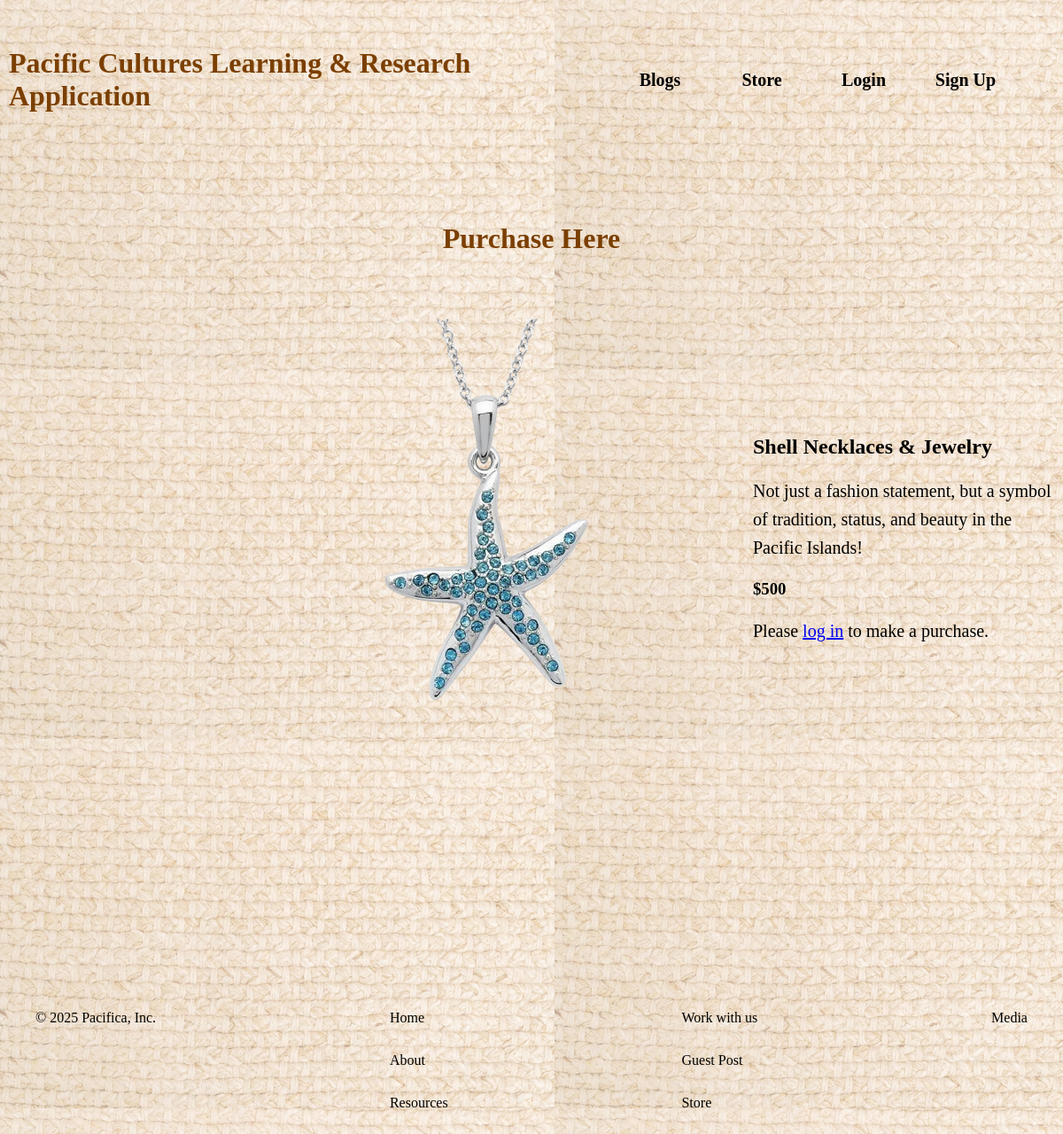
The app's page /products/purchase/2 with its own data.
### products/models.py (models this page shows, shortened)
class Purchase(models.Model):
    name = models.CharField(max_length=100)
    description = models.TextField(null=True, blank=True)
    description_one = models.TextField(null=True, blank=True)
    image = models.ImageField(upload_to='dine_images/', null=True, blank=True)

### products/views.py (the view)
# urls.py: path('purchase/<int:pk>', PurchaseView.as_view(), name='buy_products'),
class PurchaseView(DetailView):
    model = Purchase
    template_name = "buy_product.html"

### products/templates/buy_product.html (shortened to what this page needs)
{% extends 'base.html' %}
{% block content %}
{% load static %}
<div class="home-container">
    <h1>Purchase Here</h1>
</div>
<div class="purchase-container">
    {% if purchase.image %}
        <img src="{{ purchase.image.url }}" alt="{{ purchase.name }} Image" class="purchase-image" />
    {% else %}
        <p>No image available</p>
    {% endif %}
    <div class="purchase-details">
        <h2>{{ purchase.name }}</h2>
        <p>{{ purchase.description }}</p>
        <h3>{{ purchase.description_one }}</h3>
        {% if user.is_authenticated %}
        <form>
            <div class="card">
                <input
                    type="text"
                    id="name"
                    name="name"
                    placeholder="Card Number"
                    required
                />
            </div>
            <div class="card">
                <input
                    type="text"
                    id="name"
                    name="name"
                    placeholder="Cardholder Name"
                    required
                />
            </div>
            <div class="card">
                <input
                    type="text"
                    id="name"
                    name="name"
                    placeholder="Expiry Date"
                    required
                />
            </div>
            <div class="card">
                <input
                    type="text"
                    id="name"
                    name="name"
                    placeholder="CVV Number"
                    required
                />
            </div>
        </form>
        <div class="purchase-button">
            <button>Purchase</button>
        </div>
        {% else %}
        <p>Please <a href="{% url 'login' %}">log in</a> to make a purchase.</p>
        {% endif %}
    </div>
</div>
{% endblock %}

### static/css/base.css (style rules this page uses)
html, body { box-sizing: border-box; margin: 0; padding: 0; }
body { position: relative; }
body::before { content: ''; position: absolute; top: 0; left: 0; right: 0; bottom: 0; background-image: url('/static/straw.jpg'); background-attachment: fixed; opacity: 0.5; z-index: -1; }
.home-container { text-align: center; }
.home-container h1 { position: relative; color: #7B3F00; font-family: 'Dancing Script', cursive; text-decoration: none; padding: 50px; }
.purchase-container { display: flex; gap: 50px; align-items: center; }
.purchase-image { height: auto; border-radius: 10px; margin-left: 300px; }
.purchase-details { flex: 1; }
.purchase-details p { font-size: 20px; line-height: 1.6; }

### records on screen
Purchase: image (picture), name "Shell Necklaces & Jewelry", description "Not just a fashion statement, but a symbol of tradition, status, and beauty in the Pacific Islands!", description_one "$500"
